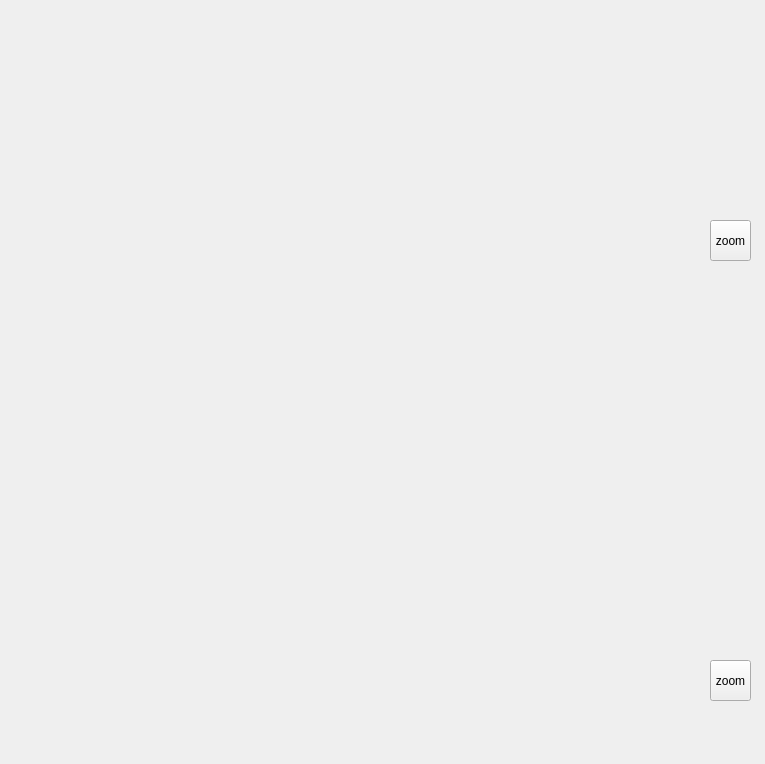
<?xml version="1.0" encoding="UTF-8"?>
<ui version="4.0">
 <class>calibratedAntForm</class>
 <widget class="QWidget" name="calibratedAntForm">
  <property name="geometry">
   <rect>
    <x>0</x>
    <y>0</y>
    <width>765</width>
    <height>764</height>
   </rect>
  </property>
  <property name="windowTitle">
   <string>Form</string>
  </property>
  <widget class="QwtPlot" name="qwtPlot_calibratedAnt">
   <property name="geometry">
    <rect>
     <x>40</x>
     <y>30</y>
     <width>661</width>
     <height>261</height>
    </rect>
   </property>
  </widget>
  <widget class="QwtPlot" name="qwtPlot_map">
   <property name="geometry">
    <rect>
     <x>40</x>
     <y>300</y>
     <width>661</width>
     <height>431</height>
    </rect>
   </property>
  </widget>
  <widget class="QToolButton" name="toolButton_zoomCalibratedAnt">
   <property name="geometry">
    <rect>
     <x>710</x>
     <y>220</y>
     <width>41</width>
     <height>41</height>
    </rect>
   </property>
   <property name="text">
    <string>zoom</string>
   </property>
  </widget>
  <widget class="QToolButton" name="toolButton_zoomMap">
   <property name="geometry">
    <rect>
     <x>710</x>
     <y>660</y>
     <width>41</width>
     <height>41</height>
    </rect>
   </property>
   <property name="text">
    <string>zoom</string>
   </property>
  </widget>
 </widget>
 <customwidgets>
  <customwidget>
   <class>QwtPlot</class>
   <extends>QFrame</extends>
   <header>qwt_plot.h</header>
  </customwidget>
 </customwidgets>
 <resources/>
 <connections/>
</ui>
